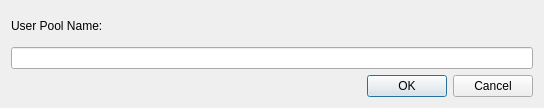
<?xml version="1.0" encoding="UTF-8"?>
<ui version="4.0">
 <class>CognitoAddUserpoolDialog</class>
 <widget class="QDialog" name="CognitoAddUserpoolDialog">
  <property name="geometry">
   <rect>
    <x>0</x>
    <y>0</y>
    <width>544</width>
    <height>108</height>
   </rect>
  </property>
  <property name="windowTitle">
   <string>CognitoAddUserpoolDialog</string>
  </property>
  <layout class="QVBoxLayout" name="verticalLayout">
   <item>
    <layout class="QGridLayout" name="gridLayout">
     <item row="0" column="0">
      <widget class="QLabel" name="userpoolNameLabel">
       <property name="text">
        <string>User Pool Name:</string>
       </property>
      </widget>
     </item>
     <item row="1" column="0">
      <widget class="QLineEdit" name="userpoolNameEdit"/>
     </item>
    </layout>
   </item>
   <item>
    <widget class="QDialogButtonBox" name="buttonBox">
     <property name="standardButtons">
      <set>QDialogButtonBox::StandardButton::Cancel|QDialogButtonBox::StandardButton::Ok</set>
     </property>
    </widget>
   </item>
  </layout>
 </widget>
 <resources/>
 <connections/>
</ui>
